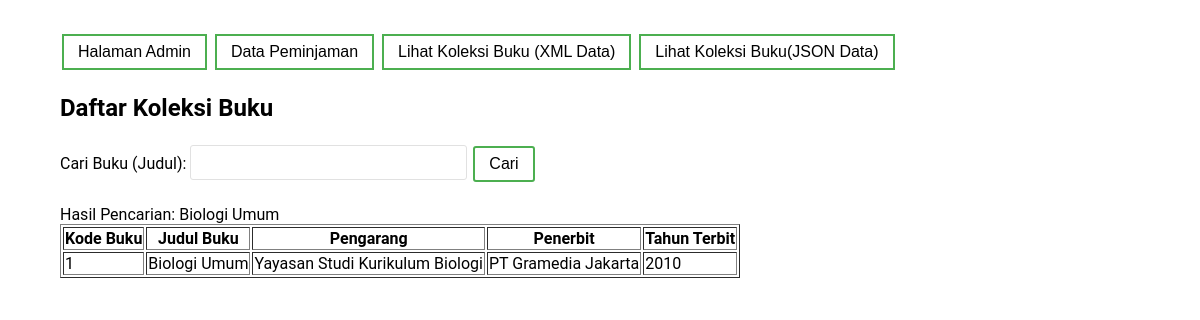
Screenshot of /tampil_buku.php?cari=Biologi Umum (signed in) with the database file from the repository.
### tables this page shows
CREATE TABLE `buku` (
  `kodebk` int(50) NOT NULL,
  `judul` varchar(100) NOT NULL,
  `pengarang` varchar(100) NOT NULL,
  `penerbit` varchar(100) NOT NULL,
  `thnterbit` int(10) NOT NULL
);

### tampil_buku.php (the view, shortened to what this page needs)
<?php
include("koneksi.php");
?>
<!DOCTYPE html>
<html lang="en">
<head>
    <link rel="stylesheet" href="sugar.css">
</head>
<body>
    <div class="container">
        <a href="dashboard.php"><button class="button button1" type="submit">Halaman Admin</button></a>
        <a href="peminjaman.php"><button class="button button1" type="submit">Data Peminjaman</button></a>
        <a href="buku_xml.php"><button class="button button1" type="submit">Lihat Koleksi Buku (XML Data)</button></a>
        <a href="buku_json.php"><button class="button button1" type="submit">Lihat Koleksi Buku(JSON Data)</button></a>
        <h2>Daftar Koleksi Buku</h2>
        <form action="" method="get">
            <label for="">Cari Buku (Judul): </label>
            <input type="text" name="cari" id="cari">
            <input class="button button1" type="submit" value="Cari">
        </form>
        <br>
        <?php
    if (isset($_GET['cari'])) {
    $cari = $_GET['cari'];
    echo "Hasil Pencarian: ".$cari;
    }
    ?>
        <table border="1">
            <tr>
                <th>Kode Buku</th>
                <th>Judul Buku</th>
                <th>Pengarang</th>
                <th>Penerbit</th>
                <th>Tahun Terbit</th>
            </tr>
            <?php
    if (isset($_GET['cari'])) {
        $cari = $_GET['cari'];
        $sql = "SELECT * FROM buku WHERE judul LIKE '%".$cari."%'";
        $tampil  = mysqli_query($connect, $sql);
    } else {
        $sql = "SELECT * FROM buku";
        $tampil = mysqli_query($connect, $sql);
    }
    $no = 1;
    while ($r = mysqli_fetch_array($tampil)) {
    ?>
            <tr>
                <td><?php echo $no++; ?></td>
                <td><?php echo $r['judul']; ?></td>
                <td><?php echo $r['pengarang']; ?></td>
                <td><?php echo $r['penerbit']; ?></td>
                <td><?php echo $r['thnterbit']; ?></td>
            </tr>
            <?php } ?>
        </table>
    </div>
</body>
</html>

### sugar.css (style rules this page uses)
body { font-family: "roboto"; }
.container { max-width: 1080px; margin: 20px auto; background: #fff; overflow: hidden; padding: 10px; }
input { padding: 5px; border: solid #e1e1e1 1px; border-radius: 3px; font-size: 15pt; }
.button { background-color: #4CAF50; border: none; color: white; padding: 7px 14px; text-align: center; text-decoration: none; display: inline-block; font-size: 16px; margin: 4px 2px; transition-duration: 0.4s; cursor: pointer; }
.button1 { background-color: white; color: black; border: 2px solid #4CAF50; }

### rows the page displays
buku: judul "Biologi Umum", pengarang "Yayasan Studi Kurikulum Biologi", penerbit "PT Gramedia Jakarta", thnterbit "2010"

### other values shown
$cari "Biologi Umum"
